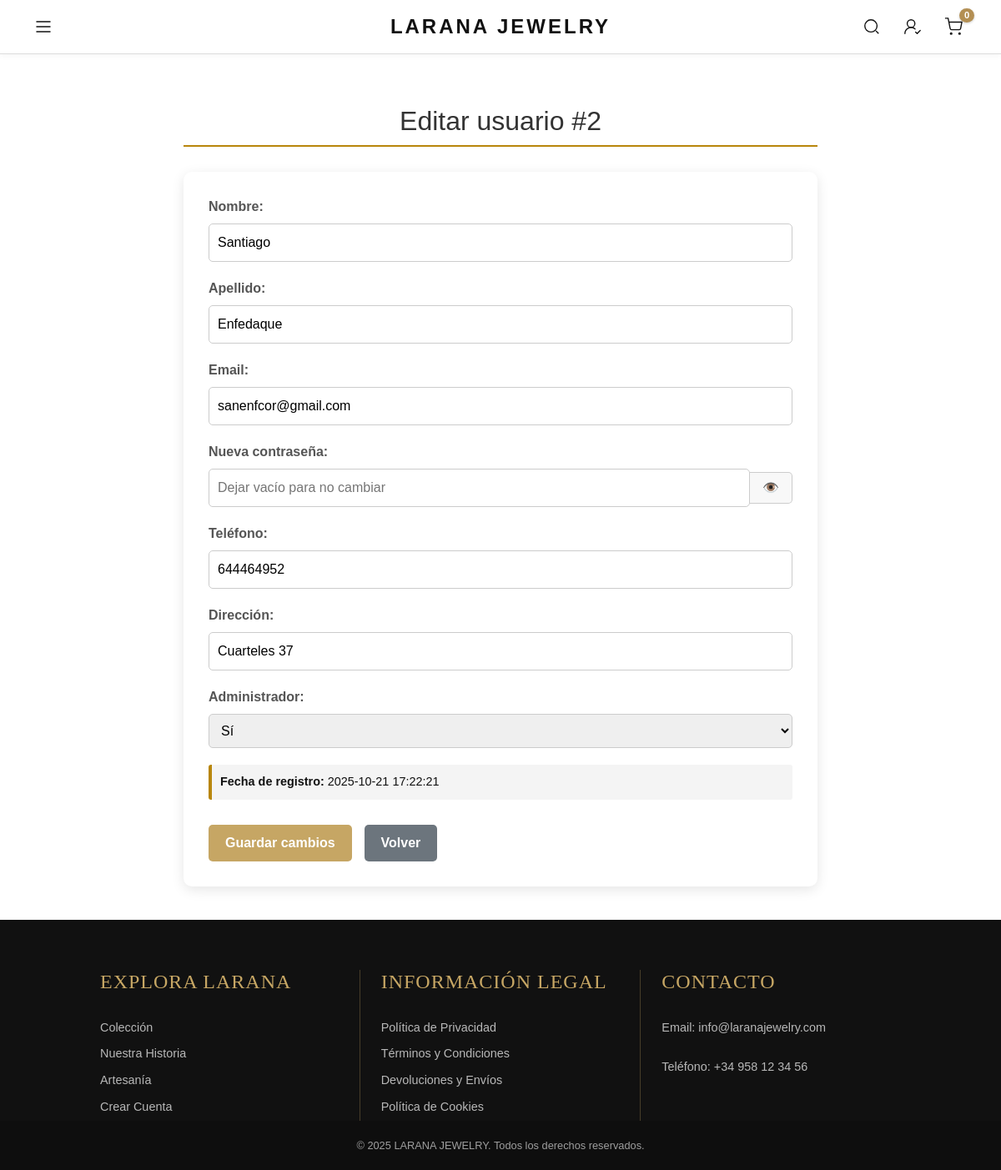
Page /tienda_login_php/modificar_usuarios.php?id=2 (signed in) on the committed database.
### tables this page shows
CREATE TABLE `usuarios` (
  `id` int(11) NOT NULL,
  `nombre` varchar(100) NOT NULL,
  `apellido` varchar(100) NOT NULL,
  `email` varchar(255) NOT NULL,
  `password` varchar(255) NOT NULL,
  `telefono` varchar(20) NOT NULL,
  `direccion` varchar(255) NOT NULL,
  `acepta_terminos` tinyint(1) NOT NULL DEFAULT 0,
  `fecha_registro` timestamp NOT NULL DEFAULT current_timestamp(),
  `admin` tinyint(1) NOT NULL DEFAULT 0
);

### tienda_login_php/modificar_usuarios.php (the view, shortened to what this page needs)
<?php
require_once "db_connect.php";
$usuario_a_editar = null;
if ($_SERVER['REQUEST_METHOD'] === 'GET' && !empty($_GET['id'])) {
    $id = intval($_GET['id']);
    try {
        $stmt = $conn->prepare("SELECT * FROM usuarios WHERE id = :id");
        $stmt->execute([':id' => $id]);
        $usuario_a_editar = $stmt->fetch(PDO::FETCH_ASSOC);
    } catch (PDOException $e) {
        die("<p style='color:red;'>Error al cargar el usuario: " . htmlspecialchars($e->getMessage()) . "</p>");
    }
}
include __DIR__ . '/../includes/header.php';
?>
<main class="main-content container">
    <h2 class="form-title">Editar usuario #<?= htmlspecialchars($usuario_a_editar['id'] ?? '') ?></h2>
    <?php if ($usuario_a_editar): ?>
        <form action="modificar_usuarios.php" method="post" class="form-card">
            <div class="form-group">
                <label for="nombre">Nombre:</label>
                <input type="text" id="nombre" name="nombre" value="<?= htmlspecialchars($_POST['nombre'] ?? $usuario_a_editar['nombre']) ?>" required>
            </div>
            <div class="form-group">
                <label for="apellido">Apellido:</label>
                <input type="text" id="apellido" name="apellido" value="<?= htmlspecialchars($_POST['apellido'] ?? $usuario_a_editar['apellido']) ?>" required>
            </div>
            <div class="form-group">
                <label for="email">Email:</label>
                <input type="email" id="email" name="email" value="<?= htmlspecialchars($_POST['email'] ?? $usuario_a_editar['email']) ?>" required>
            </div>
            <div class="form-group">
                <label for="password">Nueva contraseña:</label>
                <div class="input-password-group">
                    <input
                        type="password"
                        name="password"
                        id="password"
                        placeholder="Dejar vacío para no cambiar"
                    >
                    <button
                        type="button"
                        id="togglePassword"
                        class="btn-toggle-password"
                    >
                        👁️
                    </button>
                </div>
            </div>
            <div class="form-group">
                <label for="telefono">Teléfono:</label>
                <input type="text" id="telefono" name="telefono" value="<?= htmlspecialchars($_POST['telefono'] ?? $usuario_a_editar['telefono']) ?>" required>
            </div>
            <div class="form-group">
                <label for="direccion">Dirección:</label>
                <input type="text" id="direccion" name="direccion" value="<?= htmlspecialchars($_POST['direccion'] ?? $usuario_a_editar['direccion']) ?>" required>
            </div>
            <div class="form-group">
                <label for="admin">Administrador:</label>
                <select id="admin" name="admin" class="select-field">
                    <option value="1" <?= ($usuario_a_editar['admin'] ?? 0) == 1 ? 'selected' : '' ?>>Sí</option>
                </select>
            </div>
            <div class="form-info">
                <strong>Fecha de registro:</strong> <?= htmlspecialchars($usuario_a_editar['fecha_registro']) ?>
            </div>
            <div class="form-actions">
                <button type="submit" class="btn btn-primary">Guardar cambios</button>
                <a href="perfil.php" class="btn btn-secondary">Volver</a>
            </div>
        </form>
    <?php endif; ?>
</main>
<?php include __DIR__ . '/../includes/footer.php'; ?>

### style.css (style rules this page uses)
:root { --negro:#111; --dorado:#c6a664; --dorado-osc:#b38f53; --gris:#fafafa; --beige:#f8f4ef; --borde:#eaeaea; --max:1200px; }
* { box-sizing: border-box; }
html,body { margin:0; padding:0; }
body { font-family:'Karla',sans-serif; color:var(--negro); background:#fff; overflow-x:hidden; }
.container { width:100%; max-width:var(--max); padding:0 10%; margin:0 auto; }
body { padding-top: 86px; }
.main-content.container { max-width: 800px; margin: 40px auto; padding: 0 20px; font-family: Arial, sans-serif; }
.form-title { text-align: center; color: #333; margin-bottom: 30px; font-size: 2em; border-bottom: 2px solid #b8860b; padding-bottom: 10px; }
.form-card { background-color: #ffffff; padding: 30px; border-radius: 10px; box-shadow: 0 4px 15px rgba(0, 0, 0, 0.1); }
.form-group { margin-bottom: 20px; }
.form-group label { display: block; margin-bottom: 8px; font-weight: bold; color: #555; }
.form-group input[type="text"], .form-group input[type="email"], .form-group input[type="password"], .form-group .select-field { width: 100%; padding: 10px; border: 1px solid #ccc; border-radius: 5px; box-sizing: border-box; transition: border-color 0.3s; }
.input-password-group { display: flex; align-items: center; }
.input-password-group input { flex-grow: 1; border-right: none; border-top-right-radius: 0; border-bottom-right-radius: 0; }
.btn-toggle-password { padding: 10px 15px; border: 1px solid #ccc; border-left: none; background-color: #f8f8f8; cursor: pointer; border-radius: 0 5px 5px 0; line-height: 1; }
.form-info { margin-top: 10px; margin-bottom: 20px; padding: 10px; background-color: #f4f4f4; border-left: 4px solid #b8860b; border-radius: 3px; font-size: 0.9em; }
.form-actions { margin-top: 30px; display: flex; gap: 15px; justify-content: flex-start; }
.btn { padding: 10px 20px; border: none; border-radius: 5px; cursor: pointer; text-decoration: none; font-weight: bold; transition: background-color 0.3s, transform 0.2s; display: inline-block; text-align: center; }
.btn-primary { background-color: #c6a664; color: white; }
.btn-secondary { background-color: #6c757d; color: white; }
:root { --font-heading: 'Times New Roman', Times, serif; --font-body: 'Arial', Helvetica, sans-serif; --dorado: #c6a664; --negro: #222222; --gris-oscuro: #444444; --blanco: #ffffff; --gris-claro: #fafafa; --borde-sutil: #dddddd; }

### tienda_login_php/styles.css (style rules this page uses)
:root { --negro: #111; --dorado: #c6a664; --dorado-osc: #b38f53; --gris: #fafafa; --beige: #f8f4ef; --borde: #eaeaea; --max: 1200px; }
* { box-sizing: border-box; margin: 0; padding: 0; }
body { font-family: 'Karla', sans-serif; color: var(--negro); background: var(--beige); display: flex; align-items: center; justify-content: center; min-height: 100vh; }

### includes/footer.php (style rules this page uses)
html { height: 100%; }
body { display: flex; flex-direction: column; min-height: 100vh; background-color: #ffffff; margin: 0; }

### rows in the picture
usuarios: id "2", nombre "Santiago", apellido "Enfedaque", email "sanenfcor@gmail.com", telefono "644464952", direccion "Cuarteles 37", admin "Sí", fecha_registro "2025-10-21 17:22:21"

### other values in the picture
$count "0"
